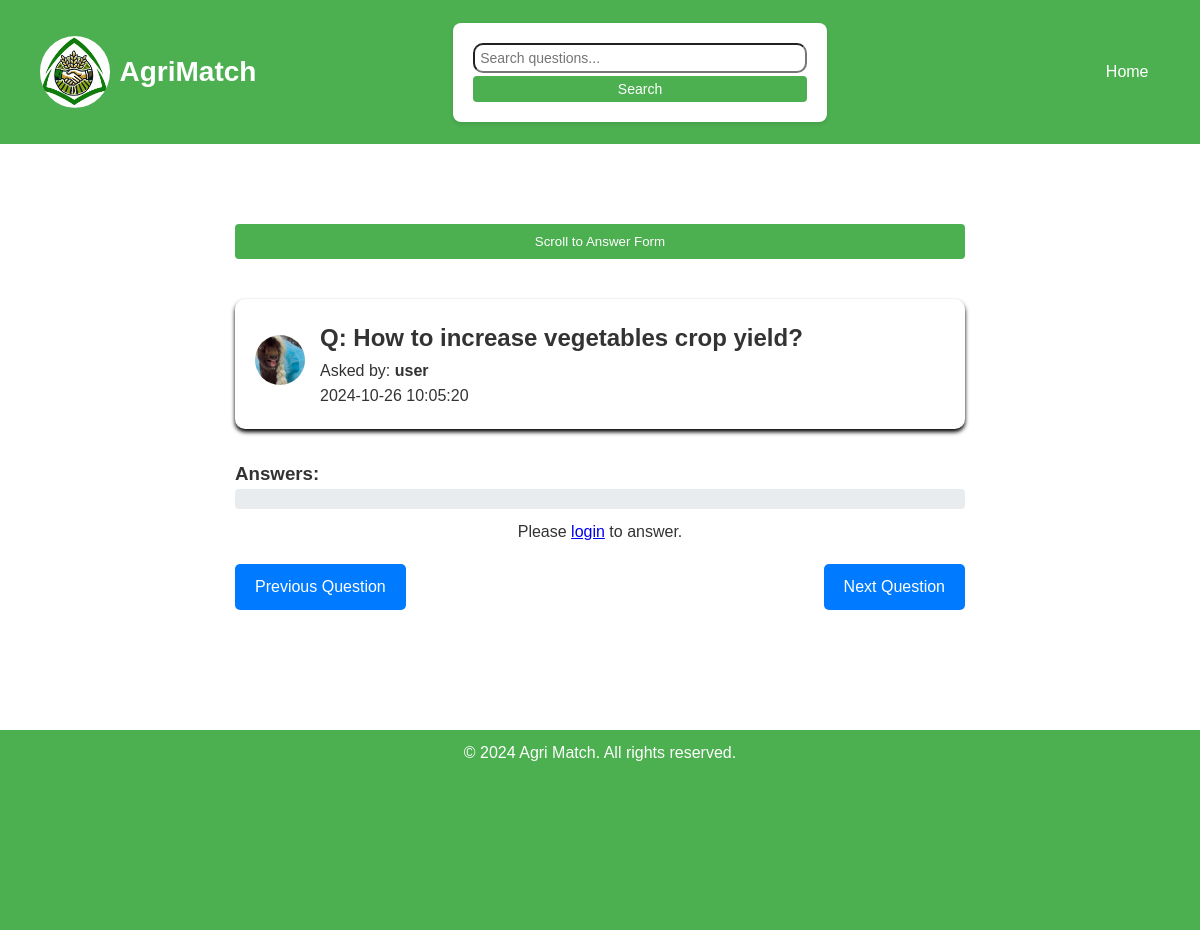
Screenshot of /view_question.php?id=23 with the database file from the repository.
### tables this page shows
CREATE TABLE `questions` (
  `id` int(11) NOT NULL,
  `user_id` int(11) DEFAULT NULL,
  `question` text NOT NULL,
  `created_at` timestamp NOT NULL DEFAULT current_timestamp(),
  `topic` varchar(255) DEFAULT NULL
);

CREATE TABLE `users` (
  `id` int(11) NOT NULL,
  `username` varchar(50) NOT NULL,
  `password` varchar(255) NOT NULL,
  `email` varchar(100) DEFAULT NULL,
  `created_at` timestamp NOT NULL DEFAULT current_timestamp(),
  `profile_picture` varchar(255) DEFAULT 'default.jpg',
  `role` varchar(255) NOT NULL DEFAULT 'user',
  `verified` varchar(255) NOT NULL DEFAULT 'not_verified',
  `topics` varchar(255) NOT NULL DEFAULT 'None',
  `question_asked` int(11) DEFAULT 0,
  `last_question_time` datetime DEFAULT NULL,
  `date_verified` date DEFAULT NULL,
  `ads_watched` int(11) NOT NULL
);

### view_question.php (the view, shortened to what this page needs)
<?php
include 'head.php';
include 'config.php';
if (isset($_SESSION['gogo'])) {
    unset($_SESSION['gogo']);
    $re = "re";
}else {
    $re = "ra";
}
$questionId = $_GET['id'];
if ($questionId) {
    $stmt = $conn->prepare("
        SELECT questions.*, users.username, users.profile_picture
        FROM questions
        JOIN users ON questions.user_id = users.id
        WHERE questions.id = ?
    ");
    $stmt->bind_param("i", $questionId);
    $stmt->execute();
    $result = $stmt->get_result();
    $question = $result->fetch_assoc();
}
$nextQuestion = null;
$prevQuestion = null;
$firstQuestionId = null;
$lastQuestionId = null;
if ($questionId) {
    $stmt = $conn->prepare("SELECT id FROM questions WHERE id > ? ORDER BY id ASC LIMIT 1");
    $stmt->bind_param("i", $questionId);
    $stmt->execute();
    $result = $stmt->get_result();
    $nextQuestion = $result->fetch_assoc();
    $stmt = $conn->prepare("SELECT id FROM questions WHERE id < ? ORDER BY id DESC LIMIT 1");
    $stmt->bind_param("i", $questionId);
    $stmt->execute();
    $result = $stmt->get_result();
    $prevQuestion = $result->fetch_assoc();
    $stmt = $conn->prepare("SELECT id FROM questions ORDER BY id ASC LIMIT 1");
    $stmt->execute();
    $result = $stmt->get_result();
    $firstQuestion = $result->fetch_assoc();
    $firstQuestionId = $firstQuestion['id'];
    $stmt = $conn->prepare("SELECT id FROM questions ORDER BY id DESC LIMIT 1");
    $stmt->execute();
    $result = $stmt->get_result();
    $lastQuestion = $result->fetch_assoc();
    $lastQuestionId = $lastQuestion['id'];
}
$comments = [];
if ($questionId) {
    $stmt = $conn->prepare("
        SELECT
            comments.*,
            users.username,
            users.profile_picture,
            users.verified,
            user_stars.stars_received
        FROM comments
        JOIN users ON comments.user_id = users.id
        LEFT JOIN user_stars ON comments.user_id = user_stars.user_id
        WHERE question_id = ?
    ");
    $stmt->bind_param("i", $questionId);
    $stmt->execute();
    $result = $stmt->get_result();
    $comments = $result->fetch_all(MYSQLI_ASSOC);
}
?>
<nav class="navbar">
    <div class="navbar-container">
        <img class="ree" src="image/logo.jpg" style="border-radius:50%; max-width: 70px; margin-right: 10px;">
        <a href="index.php" class="brand"><img src="image/logo.jpg" class="non" style="border-radius:50%; max-width: 35px; margin-right: 10px;">AgriMatch</a>
        <form class="search-form" action="search.php" method="GET">
            <input type="text" placeholder="Search questions..." name="query" required>
            <button type="submit">Search</button>
        </form>
         <ul class="nav-links">
            <?php if (isset($_SESSION['user_id'])): ?>
                <li><a href="post_question.php">Ask a Question</a></li>
                <?php if ($re == "ra") {?>
                <li><a href="index.php">Home</a></li>
                <?php } else { ?>
                <li><a href="questions.php">Back</a></li>
                <?php } ?>
            <?php else: ?>
                <li><a href="index.php">Home</a></li>
            <?php endif; ?>
        </ul>
    </div>
</nav>
<div style="display:flex; align-items: center;justify-content: center;margin-left: auto;margin-right: auto;margin-bottom: 0px;margin-top: 0px;">
    <div class="form-container" style="min-width: 100%;">
<div class="scroll-to-footer" style="text-align: center; margin-top: 20px;">
    <button onclick="scrollToFooter()" class="btn btn-primary lplp" style="">Scroll to Answer Form</button>
</div>
        <div style='text-align:center;height:40px;color: red;'>
        <?php if ($question):
                ?>
                </div>
            <div style="display: flex; align-items: center;box-shadow: 0px 3px 4px black; border-radius:10px;padding: 20px;margin-bottom: 30px;" id="momo">
                <?php
                $profilePicSrc = !empty($question['profile_picture']) ? "user_image/{$question['profile_picture']}" : "user_image/default.jpg";
               echo "
                 <a href='visit_account.php?user_id=" . htmlspecialchars($question['user_id']) . "'><img src='" . htmlspecialchars($profilePicSrc) . "' alt='Profile Picture' class='profile-pic' style='border-radius: 50%; width: 50px; height: 50px; object-fit: cover; margin-right: 15px;' /></a>";
                ?>
                <div>
                    <h2>Q: <?php echo htmlspecialchars($question['question']); ?></h2>
                    <p>Asked by: <strong><?php echo htmlspecialchars($question['username']); if ($_SESSION['user_id'] == $question['user_id']) {echo " (You)";} ?></strong></p>
                    <p><?php echo nl2br(htmlspecialchars($question['created_at'])); ?></p>
                </div>
            </div>
        <?php else: ?>
            <p>Question not found.</p>
        <?php endif; ?>
        <h3>Answers:</h3>
<div id="comments">
    <div id="comment-list">
        <?php
        if (isset($_SESSION['user_id']) && $comments != null) {
            for ($i = 0; $i < count($comments); $i++):
                $commentProfilePic = !empty($comments[$i]['profile_picture']) ? "user_image/{$comments[$i]['profile_picture']}" : "user_image/default.jpg";
                $isStarredUser = $comments[$i]['stars_received'] >= 500;
                $hasGivenStars = hasUserGivenStars($conn, $_SESSION['user_id'], $comments[$i]['id']);
                $you = "";
                if ($comments[$i]['user_id'] == $_SESSION['user_id']) {
                    $commentClass = '';
                    $you = "(You)";
                }  else {
                    $commentClass = '';
                }
                $commentText = htmlspecialchars($comments[$i]['comment']);
                $isLongComment = strlen($commentText) > 190;
                $shortText = substr($commentText, 0, 190);
        ?>
            <div class="comment" style="display: flex; justify-content: space-between; align-items: center; padding: 10px; border-bottom: 1px solid #ccc;">
                <div class="left-container <?php echo $commentClass; ?>" style="display: flex; align-items: center; overflow: hidden;">
                    <?php echo "
                    <a href='visit_account.php?user_id=" . htmlspecialchars($comments[$i]['user_id']) . "'> "; ?>
                    <img src="<?php echo htmlspecialchars($commentProfilePic); ?>"
                        alt="Profile Picture"
                        style="border-radius: 50%; width: 30px; height: 30px; object-fit: cover; margin-right: 10px;">
                    </a>
                    <div style="max-width: 90%; margin: 0; overflow: hidden;">
                        <strong><?php echo htmlspecialchars($comments[$i]['username']); ?><?php echo $you; ?>: <?php if ($comments[$i]['verified'] == "verified"): ?>
        <img src="image/verified.png" style="width:25px; display: inline; vertical-align: middle; margin-bottom: 3px;padding-left: 0;">
    <?php endif; ?></strong>
                        <span class="comment-text">
                            <?php if ($isLongComment): ?>
                                <span class="short-comment"><?php echo nl2br($shortText); ?>...</span>
                                <span class="full-comment" style="display: none;"><?php echo nl2br($commentText); ?></span>
                                <a href="#" class="read-more" onclick="toggleText(event)">Read More</a>
                            <?php else: ?>
                                <?php echo nl2br($commentText); ?>
                            <?php endif; ?>
                        </span>
                    </div>
                </div>
                  <?php
                if ($commentClass != '') {
                    echo "<h5>Verified Expert User</h5><h6> (Give stars to see answer.)</h6>";
                }
            ?>
                <!-- Right container for the form and button
                <div class="right-container" style="text-align: right;">
                    <form method="POST" action="give_stars.php" style="background-color:transparent;box-shadow: none;padding: 0px;">
                        <input type="hidden" name="user_id" value="<?php echo htmlspecialchars($comments[$i]['user_id']); ?>">
                        <input type="hidden" name="q_id" value="<?php echo htmlspecialchars($questionId); ?>">
                        <input type="hidden" name="comment_id" value="<?php echo htmlspecialchars($comments[$i]['id']); ?>">
                        <?php if ($you != "") { ?>
                            <button type="submit" class="bobos" disabled style="background-color: grey"><i class='bx bxs-star'></i></button>
                        <?php } else { ?>
                            <button type="submit" class="bobos"><i class='bx bxs-star'></i></button>
                        <?php } ?>
                    </form>
                </div>
                 -->
            </div>
        <?php endfor; ?>
        <?php } elseif (!isset($_SESSION['user_id'])) { ?>
            <div class="comment">
            </div>
        <?php } else { ?>
            <div class="comment">
                <p>No Answers Found...</p>
            </div>
        <?php } ?>
    </div>
</div>
<div style="display: block; align-content: center;align-items: center; text-align: center;">
    <?php if (isset($_SESSION['user_id'])): ?>
        <form action="submit_comment.php" method="POST" style="align-items: center;margin-left: auto;margin-right: auto;">
            <div class="form-group">
                <div class="counter">
                    <p class="char-count" id="charCount" maxlength="3000">3000 characters remaining</p>
                </div>
                <label for="comment">Your Answer</label>
                <textarea id="comment" name="comment" oninput="countCharacters(this)" required></textarea>
            </div>
            <input type="hidden" name="question_id" value="<?php echo $questionId; ?>">
            <button type="submit">Submit Answer</button>
        </form>
    <?php else: ?>
        <p>Please <a href="login.php">login</a> to answer.</p>
    <?php endif; ?>
</div>
        <?php if ($re == "ra") {?>
        <div class="question-navigation">
            <?php if ($prevQuestion): ?>
                <a href="view_question.php?id=<?php echo $prevQuestion['id']; ?>" class="nav-btn prev-btn">Previous Question</a>
            <?php else: ?>
                <a href="view_question.php?id=<?php echo $lastQuestionId; ?>" class="nav-btn prev-btn">Previous Question</a>
            <?php endif; ?>
            <?php if ($nextQuestion): ?>
                <a href="view_question.php?id=<?php echo $nextQuestion['id']; ?>" class="nav-btn next-btn">Next Question</a>
            <?php else: ?>
                <a href="view_question.php?id=<?php echo $firstQuestionId; ?>" class="nav-btn next-btn">Next Question</a>
            <?php endif; ?>
        </div>
    <?php }  ?>
    </div>
</div>
<?php
include 'footer.php';
?>

### styles.css (style rules this page uses)
* { margin: 0; padding: 0; box-sizing: border-box; font-family: Arial, sans-serif; }
ul { list-style-type: none; }
html, body { height: 100%; background-color: white; color: #333; line-height: 1.6; }
body { display: flex; flex-direction: column; justify-content: space-between; height: 100%; background-color: white; color: #333; line-height: 1.6; }
.navbar { background-color: #4CAF50; padding: 10px; min-height: 18vh; }
.navbar .navbar-container { width: 95%; height: 100%; margin: 0 auto; display: flex; justify-content: space-between; align-items: center; }
.navbar-container > * { flex: 1; }
.navbar .brand { color: white; font-size: 28px; font-weight: bold; text-decoration: none; }
.navbar .nav-links { list-style: none; display: flex; margin-left: auto; margin-right: auto; }
.navbar .nav-links li { margin-left: 18px; }
.navbar .nav-links a { color: white; text-decoration: none; font-size: 16px; padding: 8px 12px; transition: background 0.3s ease; border-radius: 10px; }
.navbar-container ul.nav-links { flex: 1; list-style-type: none; margin: 0; padding: 0; display: flex; justify-content: flex-end; }
.form-container { max-width: 1000px; min-width: 200%; background: white; padding: 20px; border-radius: 8px; margin-top: 40px; margin-bottom: 100px; }
form { background-color: white; padding: 20px; border-radius: 8px; box-shadow: 0 2px 4px rgba(0, 0, 0, 0.1); width: 100%; max-width: 400px; }
button { background-color: #4CAF50; color: white; padding: 10px 20px; border: none; border-radius: 4px; cursor: pointer; width: 100%; }
.comment { background-color: #e9ecef; padding: 10px; border-radius: 4px; margin-bottom: 10px; word-wrap: break-word; overflow-wrap: break-word; display: flex; justify-content: space-between; align-items: center; }
.search-form { display: inline-block; }
.search-form input[type="text"] { padding: 5px; font-size: 14px; width: 200px; }
.search-form button { padding: 5px 10px; font-size: 14px; background-color: #4CAF50; color: white; border: none; cursor: pointer; }
.search-form input { min-width: 100%; margin-bottom: 3px; border-radius: 10px; }
.question-navigation { display: flex; justify-content: space-between; margin-top: 20px; }
.question-navigation .nav-btn { display: inline-block; padding: 10px 20px; background-color: #007bff; color: white; text-decoration: none; border-radius: 5px; transition: background-color 0.3s ease; }
.question-navigation .prev-btn { margin-right: auto; }
.question-navigation .next-btn { margin-left: auto; }
.lplp { min-width: 730px; max-width: 730px; }

### rows the page displays
questions: user.profile_picture (picture), question "How to increase vegetables crop yield?", user.username "user", created_at "2024-10-26 10:05:20"
